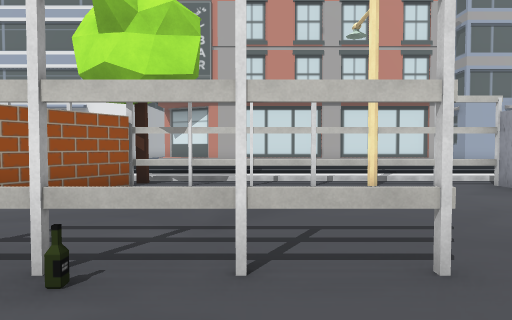
view 1 (above)

22 first-person views from a walk through a Unity game level. The camera is 1.5 m above the floor, tilts 2° down and sees 70° across. The floor is counted in squares, 2 m on a side. Each view is taken from the middle of a square. On the plan, view 1 faces up. The plan holds only what a view shows up to about 11 squares ahead; the rest is blank. The place goes on beyond the plan. The player is left out. Some surface patterns are stand-ins.

view 2
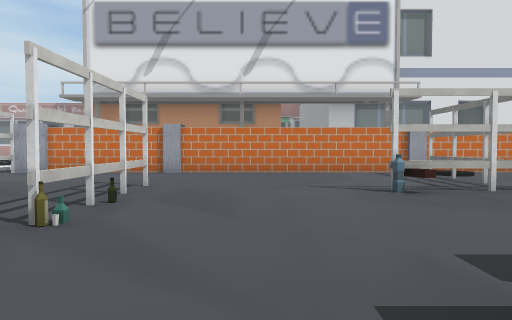

view 3
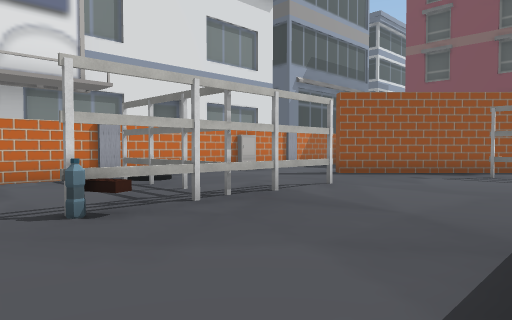

view 4
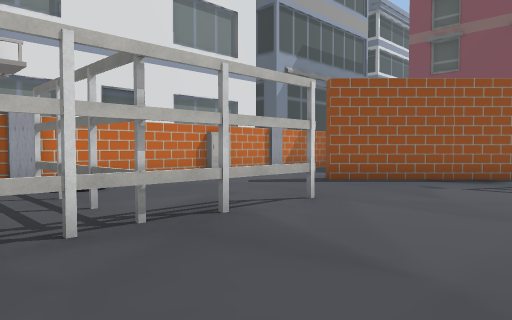

view 5
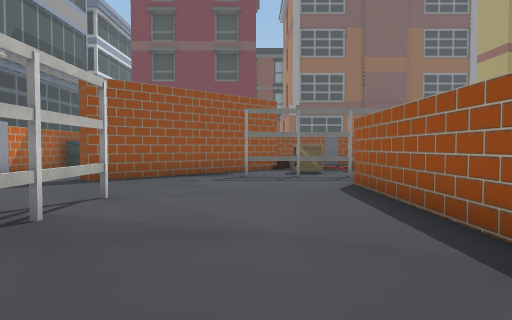

view 6
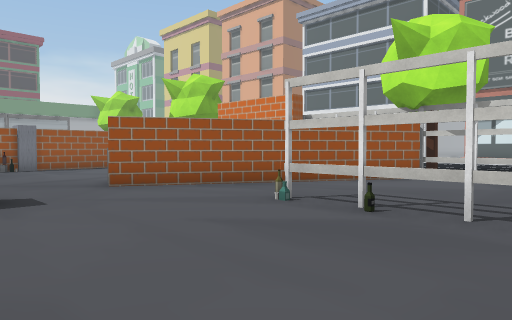

view 7
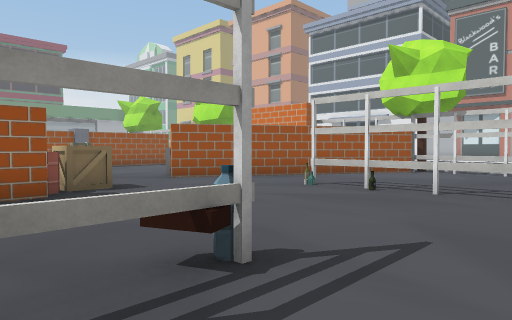

view 8
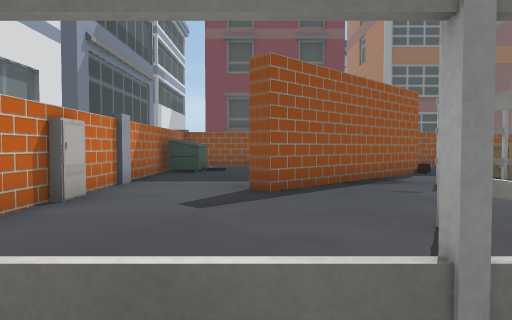

view 9
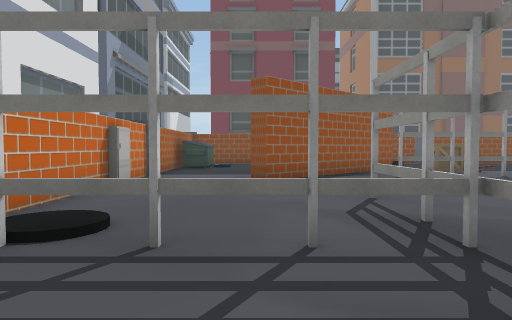

view 10
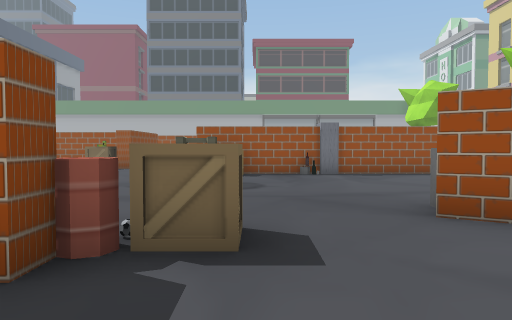

view 11
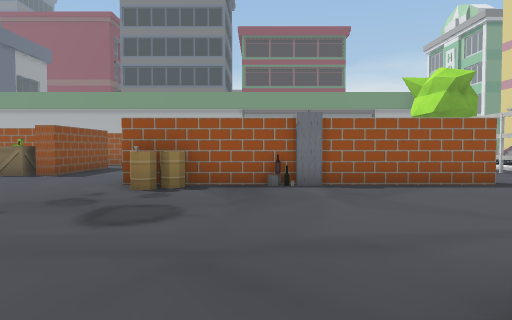

view 12
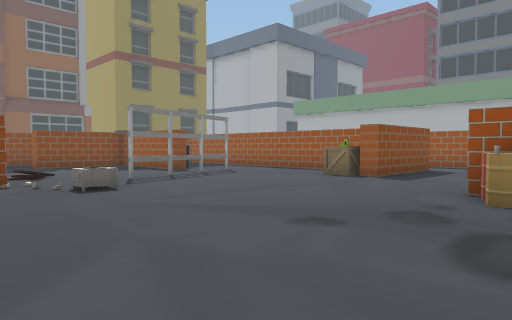

view 13
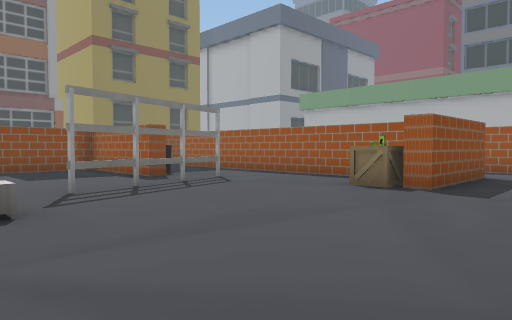

view 14
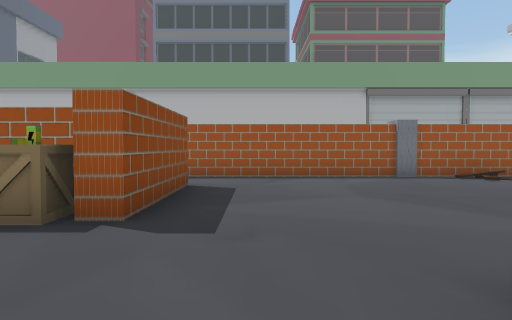

view 15
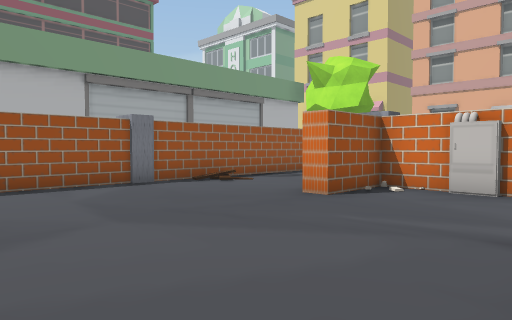

view 16
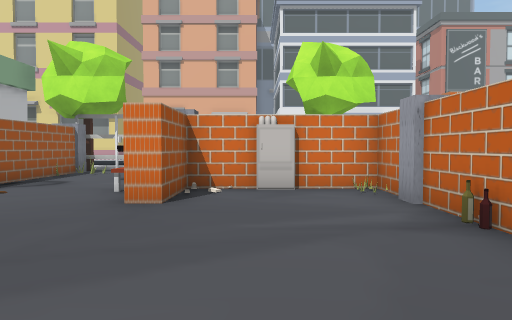

view 17
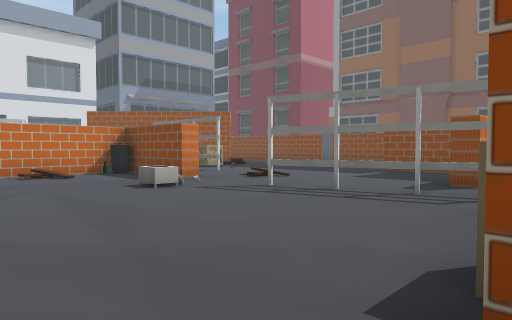

view 18
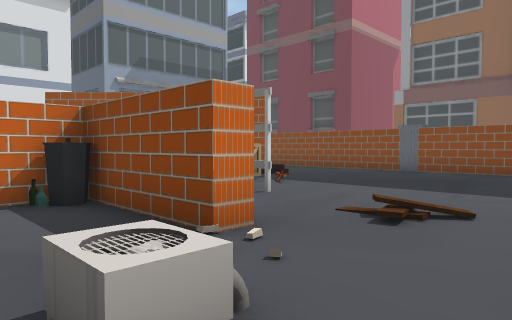

view 19
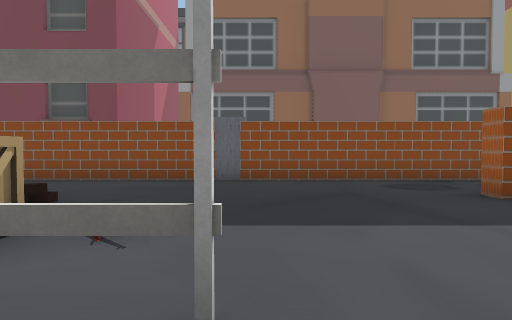

view 20
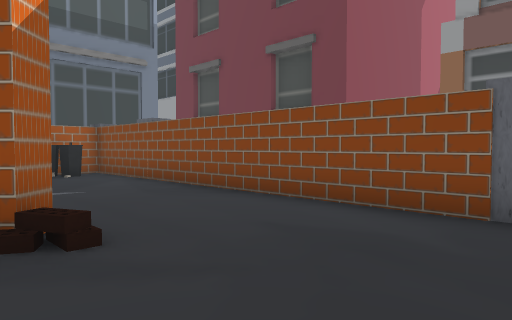

view 21
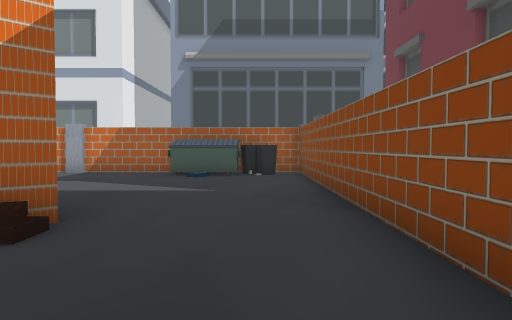

view 22
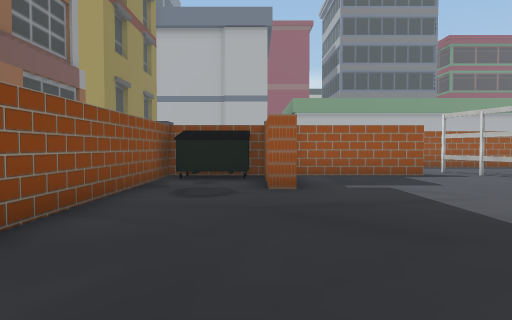

### Floor plan
Key: @ floor where view 1 was taken; # wall or solid block; . floor; / step, stairs or slope; = window, fence, low wall or low ledge; T tree; H thing the floor can be seen under or through; S streetlight; B bottle; L black disc; A barrel; U dumpster; C crate; E bench; I bin; O other object.
Columns run from 21 left of view 1 to 5 right of it. Each row starts with its distance up from view 1.
  8  T                .T.......
  7 ##   ##           ##HHHSHHO
  6 #O.               #.......#
  5 #...    ..       ##.......#
  4 #...    #...     #........#
  3 #...E### #...   # ........#
  2 #...O#..O#.... ##.B=BHH...#
  1 #....#..#O....O#..........#
  0 #.......BO...........@....#
 -1 #.......B#......A.........#
 -2 #........A......O#...B....#
 -3 #............... #...O....#
 -4 #............... #...#....#
 -5 #..###.........  #....=HHL#
 -6 #.   #C........./#...H....#
 -7      #........../#...H....#
 -8      #......O...B#........#
 -9      #....=...##I#........#
-10      #.HH=#..... .........#
-11       ..........=HHH..##..#
-12       .O#............##...#
-13         #........O..##....#
-14         #..........##.....#
-15         ####....../#.....U#
-16          ................U#
-17          I...............I#
-18         ##................#
-19          ##################

Positions as (right, up) in squares from view 1, and headings:
1: (0, 0), facing up
2: (-6, 0), facing right
3: (-4, -1), facing down-right
4: (-3, -3), facing down-right
5: (-2, -2), facing down
6: (1, -2), facing up-left
7: (2, -4), facing up-left
8: (2, -4), facing down
9: (2, -2), facing down
10: (-2, -1), facing left
11: (-5, 0), facing left
12: (-6, -1), facing down-left
13: (-8, -3), facing down-left
14: (-11, -4), facing left
15: (-13, -4), facing up-left
16: (-15, -4), facing up
17: (-15, -4), facing down-right
18: (-10, -7), facing down-right
19: (-6, -10), facing down
20: (-6, -14), facing down-right
21: (-6, -17), facing right
22: (-3, -16), facing left
